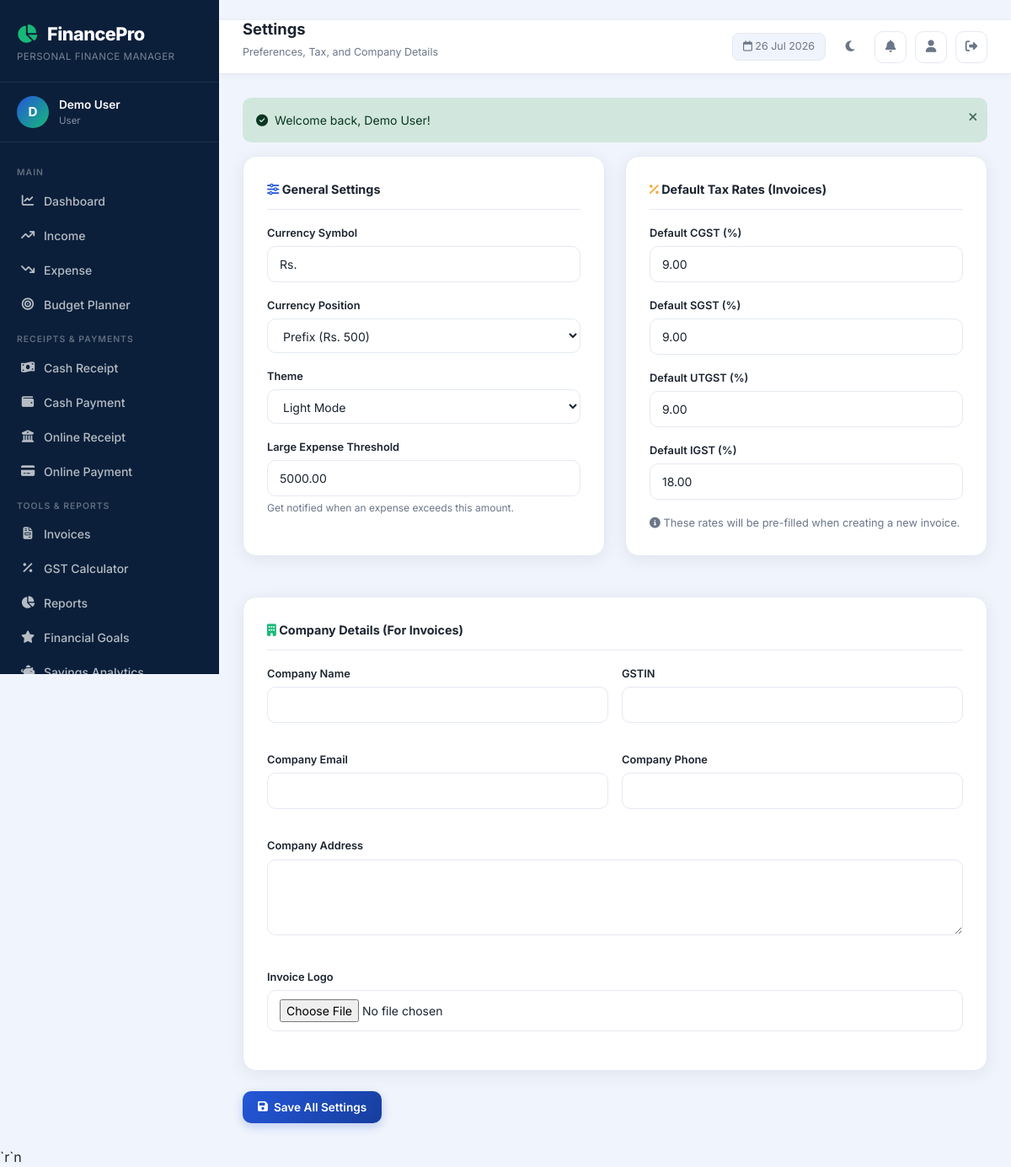
The app's page /user/settings.php (signed in) with its own data.
### tables this page shows
CREATE TABLE user_settings (
    user_id                  INT PRIMARY KEY,
    currency_symbol          VARCHAR(10) DEFAULT 'Rs.',
    currency_position        ENUM('prefix','suffix') DEFAULT 'prefix',
    theme                    ENUM('light','dark') DEFAULT 'light',
    large_expense_threshold  DECIMAL(10,2) DEFAULT 5000.00,
    default_cgst             DECIMAL(5,2) DEFAULT 9.00,
    default_sgst             DECIMAL(5,2) DEFAULT 9.00,
    default_utgst            DECIMAL(5,2) DEFAULT 9.00,
    default_igst              DECIMAL(5,2) DEFAULT 18.00,
    company_name              VARCHAR(255) DEFAULT '',
    company_address           TEXT,
    company_gstin             VARCHAR(50) DEFAULT '',
    company_phone             VARCHAR(50) DEFAULT '',
    company_email             VARCHAR(100) DEFAULT '',
    invoice_logo              VARCHAR(255) DEFAULT NULL,
    updated_at                TIMESTAMP DEFAULT CURRENT_TIMESTAMP ON UPDATE CURRENT_TIMESTAMP,
    CONSTRAINT fk_user_settings_user FOREIGN KEY (user_id) REFERENCES users(user_id) ON DELETE CASCADE
);

### includes/functions.php (called while the page is built, shortened)
<?php
function get_user_settings($conn, $user_id) {
    $stmt = $conn->prepare("SELECT * FROM user_settings WHERE user_id=?");
    if ($stmt) {
        $stmt->bind_param('i', $user_id);
        $stmt->execute();
        $res = $stmt->get_result()->fetch_assoc();
        if ($res) return $res;
    }
    return [
        'currency_symbol' => 'Rs.',
        'currency_position' => 'prefix',
        'theme' => 'light',
        'large_expense_threshold' => 5000.00,
        'default_cgst' => 9.00,
        'default_sgst' => 9.00,
        'default_igst' => 18.00,
        'company_name' => '',
        'company_address' => '',
        'company_gstin' => '',
        'company_phone' => '',
        'company_email' => '',
        'invoice_logo' => null
    ];
}

### config.php (called while the page is built, shortened)
<?php
function e(string $value): string {
    return htmlspecialchars($value, ENT_QUOTES, 'UTF-8');
}

### user/settings.php (the view, shortened to what this page needs)
<?php
require_once '../config.php';
require_once '../includes/functions.php';
$uid = $_SESSION['user_id'];
$settings = get_user_settings($conn, $uid);
?>
<!DOCTYPE html>
<html lang="en">
<head>
    <link rel="stylesheet" href="https://cdn.jsdelivr.net/npm/bootstrap@5.3.3/dist/css/bootstrap.min.css">
    <link rel="stylesheet" href="https://cdnjs.cloudflare.com/ajax/libs/font-awesome/6.5.2/css/all.min.css">
    <link rel="stylesheet" href="../assets/css/style.css">
    <link rel="stylesheet" href="../assets/css/style-dashboard.css">`r`n    <link rel="stylesheet" href="../assets/css/dark-mode.css">
</head>
<body>
<div class="fp-layout">
    <?php include '../includes/sidebar.php'; ?>
    <div class="fp-main">
        <?php include '../includes/header.php'; ?>
        <div class="fp-content">
            <?php include '../includes/alerts.php'; ?>
            <form method="POST" enctype="multipart/form-data">
                <div style="display:grid; grid-template-columns:1fr 1fr; gap:24px; margin-bottom:24px;">
                    <div class="form-card">
                        <div class="form-section-title"><i class="fa-solid fa-sliders" style="color:var(--fp-primary)"></i> General Settings</div>
                        <div class="fp-form-group">
                            <label class="fp-label">Currency Symbol</label>
                            <input type="text" name="currency_symbol" class="fp-input" value="<?=e($settings['currency_symbol'])?>" placeholder="e.g. Rs. or ₹ or $">
                        </div>
                        <div class="fp-form-group">
                            <label class="fp-label">Currency Position</label>
                            <select name="currency_position" class="fp-select">
                                <option value="prefix" <?=$settings['currency_position']==='prefix'?'selected':''?>>Prefix (Rs. 500)</option>
                            </select>
                        </div>
                        <div class="fp-form-group">
                            <label class="fp-label">Theme</label>
                            <select name="theme" class="fp-select">
                                <option value="light" <?=$settings['theme']==='light'?'selected':''?>>Light Mode</option>
                            </select>
                        </div>
                        <div class="fp-form-group">
                            <label class="fp-label">Large Expense Threshold</label>
                            <input type="number" name="large_expense_threshold" class="fp-input" value="<?=e($settings['large_expense_threshold'])?>" min="1" step="0.01">
                            <small style="color:var(--fp-text-muted); font-size:0.75rem;">Get notified when an expense exceeds this amount.</small>
                        </div>
                    </div>
                    <div class="form-card">
                        <div class="form-section-title"><i class="fa-solid fa-percent" style="color:var(--fp-warning)"></i> Default Tax Rates (Invoices)</div>
                        <div class="fp-form-group">
                            <label class="fp-label">Default CGST (%)</label>
                            <input type="number" name="default_cgst" class="fp-input" value="<?=e($settings['default_cgst'])?>" min="0" step="0.01">
                        </div>
                        <div class="fp-form-group">
                            <label class="fp-label">Default SGST (%)</label>
                            <input type="number" name="default_sgst" class="fp-input" value="<?=e($settings['default_sgst'])?>" min="0" step="0.01">
                        </div>
                        <div class="fp-form-group">
                            <label class="fp-label">Default UTGST (%)</label>
                            <input type="number" name="default_utgst" class="fp-input" value="<?=e($settings['default_utgst']??9)?>" min="0" step="0.01">
                        </div>
                        <div class="fp-form-group">
                            <label class="fp-label">Default IGST (%)</label>
                            <input type="number" name="default_igst" class="fp-input" value="<?=e($settings['default_igst'])?>" min="0" step="0.01">
                        </div>
                        <div style="margin-top:14px; font-size:0.8rem; color:var(--fp-text-muted);">
                            <i class="fa-solid fa-circle-info"></i> These rates will be pre-filled when creating a new invoice.
                        </div>
                    </div>
                </div>
                <div class="form-card" style="margin-bottom:24px;">
                    <div class="form-section-title"><i class="fa-solid fa-building" style="color:var(--fp-accent)"></i> Company Details (For Invoices)</div>
                    <div style="display:grid; grid-template-columns:1fr 1fr; gap:16px;">
                        <div class="fp-form-group">
                            <label class="fp-label">Company Name</label>
                            <input type="text" name="company_name" class="fp-input" value="<?=e($settings['company_name'])?>">
                        </div>
                        <div class="fp-form-group">
                            <label class="fp-label">GSTIN</label>
                            <input type="text" name="company_gstin" class="fp-input" value="<?=e($settings['company_gstin'])?>">
                        </div>
                        <div class="fp-form-group">
                            <label class="fp-label">Company Email</label>
                            <input type="email" name="company_email" class="fp-input" value="<?=e($settings['company_email'])?>">
                        </div>
                        <div class="fp-form-group">
                            <label class="fp-label">Company Phone</label>
                            <input type="text" name="company_phone" class="fp-input" value="<?=e($settings['company_phone'])?>">
                        </div>
                        <div class="fp-form-group" style="grid-column: 1 / -1;">
                            <label class="fp-label">Company Address</label>
                            <textarea name="company_address" class="fp-textarea" rows="2"><?=e($settings['company_address'] ?? '')?></textarea>
                        </div>
                        <div class="fp-form-group" style="grid-column: 1 / -1;">
                            <label class="fp-label">Invoice Logo</label>
                            <input type="file" name="invoice_logo" class="fp-input" accept="image/jpeg, image/png">
                        </div>
                    </div>
                </div>
                <button type="submit" class="btn-fp btn-fp-primary btn-fp-lg"><i class="fa-solid fa-floppy-disk"></i> Save All Settings</button>
            </form>
        </div>
    </div>
</div>
<script src="../assets/js/app.js"></script>`r`n</body>
</html>

### assets/css/style.css (style rules this page uses)
:root { --fp-navy: #0b1f3a; --fp-navy-light: #142c52; --fp-primary: #2457d9; --fp-primary-dark: #173e9e; --fp-accent: #17b978; --fp-danger: #e5484d; --fp-warning: #f2a93b; --fp-bg: #f4f7fc; --fp-card-bg: #ffffff; --fp-text-dark: #1b2430; --fp-text-muted: #6b7688; --fp-border: #e4e9f2; --fp-radius: 16px; --fp-shadow: 0 10px 30px rgba(15, 35, 75, 0.08); --fp-shadow-hover: 0 16px 40px rgba(15, 35, 75, 0.14); }
* { box-sizing: border-box; }
body { font-family: 'Segoe UI', system-ui, -apple-system, sans-serif; background-color: var(--fp-bg); color: var(--fp-text-dark); }
.btn-fp-primary { background: linear-gradient(135deg, var(--fp-primary) 0%, var(--fp-primary-dark) 100%); border: none; color: #fff; font-weight: 600; padding: 11px 18px; border-radius: 10px; transition: transform 0.15s ease, box-shadow 0.15s ease; }

### assets/css/style-dashboard.css (style rules this page uses)
:root { --fp-navy: #0b1f3a; --fp-navy-light: #142c52; --fp-primary: #2457d9; --fp-primary-dark: #173e9e; --fp-accent: #17b978; --fp-danger: #e5484d; --fp-warning: #f2a93b; --fp-bg: #f0f4fc; --fp-card-bg: #ffffff; --fp-text-dark: #1b2430; --fp-text-muted: #6b7688; --fp-border: #e4e9f2; --fp-radius: 16px; --fp-radius-sm: 10px; --fp-shadow: 0 4px 20px rgba(15,35,75,0.07); --fp-shadow-hover: 0 8px 30px rgba(15,35,75,0.13); --sidebar-width: 260px; }
* { box-sizing: border-box; margin: 0; padding: 0; }
body { font-family: 'Inter', 'Segoe UI', system-ui, sans-serif; background: var(--fp-bg); color: var(--fp-text-dark); min-height: 100vh; }
.fp-layout { display: flex; min-height: 100vh; }
.fp-main { margin-left: var(--sidebar-width); flex: 1; display: flex; flex-direction: column; min-height: 100vh; }
.fp-content { padding: 28px; flex: 1; }
.btn-fp { display: inline-flex; align-items: center; gap: 7px; padding: 9px 18px; border-radius: var(--fp-radius-sm); font-size: 0.85rem; font-weight: 600; cursor: pointer; border: none; transition: all 0.18s ease; text-decoration: none; }
.btn-fp-primary { background: linear-gradient(135deg, var(--fp-primary), var(--fp-primary-dark)); color: #fff; box-shadow: 0 4px 12px rgba(36,87,217,0.25); }
.form-card { background: var(--fp-card-bg); border-radius: var(--fp-radius); padding: 28px; box-shadow: var(--fp-shadow); border: 1px solid var(--fp-border); margin-bottom: 24px; }
.form-card .form-section-title { font-size: 0.9rem; font-weight: 700; margin-bottom: 18px; padding-bottom: 12px; border-bottom: 1px solid var(--fp-border); color: var(--fp-text-dark); }
.fp-form-group { margin-bottom: 18px; }
.fp-label { display: block; font-size: 0.8rem; font-weight: 600; color: var(--fp-text-dark); margin-bottom: 6px; }
.fp-input, .fp-select, .fp-textarea { width: 100%; padding: 10px 14px; border: 1.5px solid var(--fp-border); border-radius: var(--fp-radius-sm); font-size: 0.875rem; font-family: inherit; color: var(--fp-text-dark); background: #fff; transition: border-color 0.15s ease, box-shadow 0.15s ease; outline: none; }
.fp-textarea { resize: vertical; min-height: 90px; }

### records on screen
user_settings: currency_symbol "Rs.", currency_position "Prefix (Rs. 500)", theme "Light Mode", large_expense_threshold "5000.00", default_cgst "9.00", default_sgst "9.00", default_utgst "9.00", default_igst "18.00"

### other values on screen
$user_initial "D"
$_SESSION['full_name'] "Demo User"
$_SESSION['role'] "User"
$page_title "Settings"
$page_subtitle "Preferences, Tax, and Company Details"
$flash['message'] "Welcome back, Demo User!"
